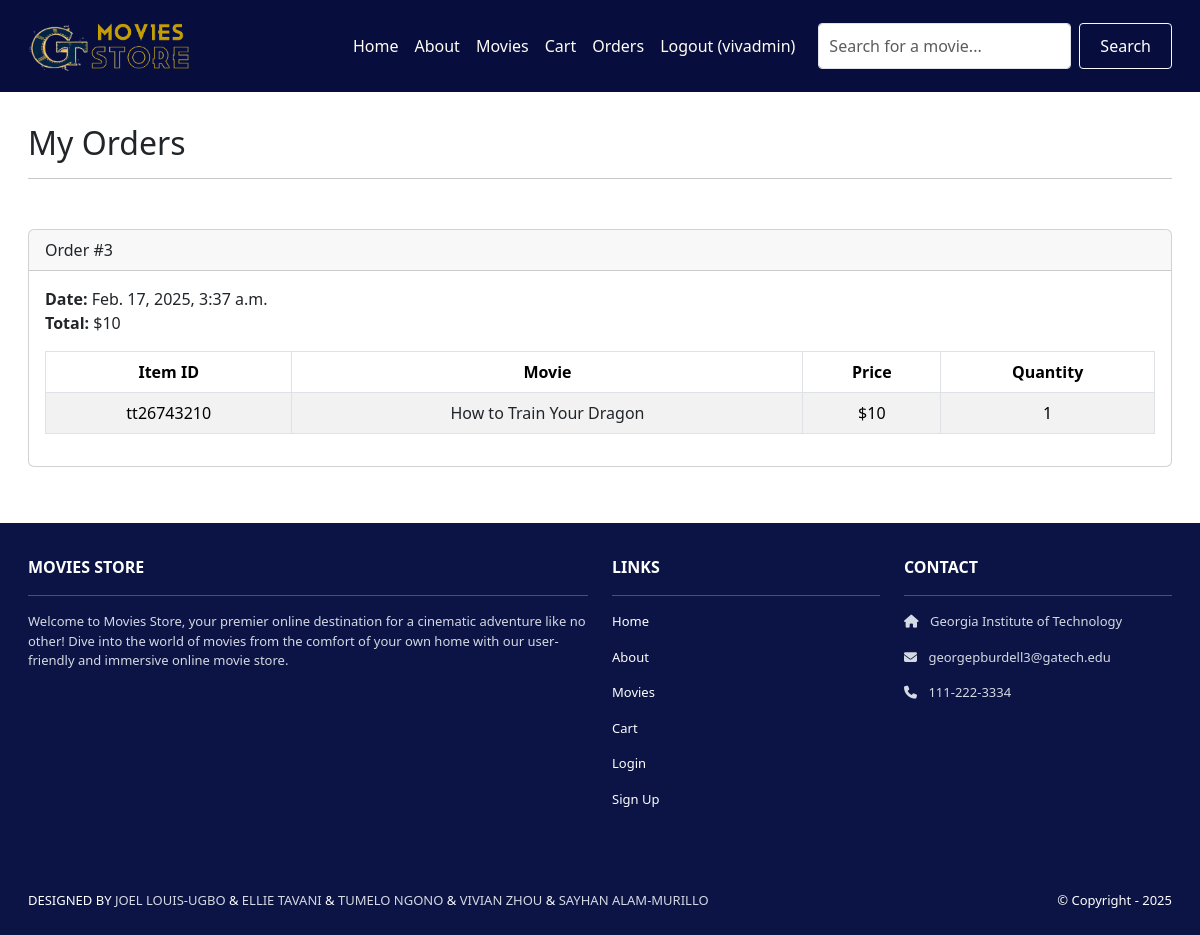
Page /accounts/orders/ (signed in) on the committed database.
### cart/models.py (models this page shows, shortened)
class Order(models.Model):
     id = models.AutoField(primary_key=True)
     total = models.IntegerField()
     date = models.DateTimeField(auto_now_add=True)
     user = models.ForeignKey(User,
        on_delete=models.CASCADE)

class Item(models.Model):
     id = models.AutoField(primary_key=True)
     price = models.IntegerField()
     quantity = models.IntegerField()
     order = models.ForeignKey(Order,
        on_delete=models.CASCADE)
     movie = models.ForeignKey(Movie,
        on_delete=models.CASCADE)

### moviepage/models.py (models this page shows, shortened)
class Movie(models.Model):
    title = models.CharField(max_length=255)
    year = models.CharField(max_length=4, null=True)
    rated = models.CharField(max_length=10, blank=True, null=True)
    released = models.CharField(max_length=20, blank=True, null=True)
    runtime = models.CharField(max_length=20, blank=True, null=True)
    genre = models.CharField(max_length=255, blank=True, null=True)
    director = models.CharField(max_length=255, blank=True, null=True)
    writer = models.CharField(max_length=255, blank=True, null=True)
    actors = models.TextField(blank=True, null=True)
    plot = models.TextField(blank=True, null=True)
    language = models.CharField(max_length=100, blank=True, null=True)
    country = models.CharField(max_length=100, blank=True, null=True)
    awards = models.TextField(blank=True, null=True)
    poster = models.URLField(blank=True, null=True)
    imdb_rating = models.CharField(max_length=5, blank=True, null=True)
    imdb_id = models.CharField(max_length=20, unique=True, null=True)
    created_at = models.DateTimeField(auto_now_add=True)
    updated_at = models.DateTimeField(auto_now=True)
    available = models.BooleanField(default=True)
    price = 10
    status = models.CharField(
        max_length=50,
        choices=[('active', 'Active'), ('archived', 'Archived')],
        default='active'
    )

### accounts/views.py (the view)
# urls.py: path('orders/', views.orders, name='accounts.orders'),
@login_required
def orders(request):
    template_data = {}
    template_data['title'] = 'Orders'
    template_data['orders'] = request.user.order_set.all()
    return render(request, 'accounts/orders.html',
    {'template_data': template_data})

### accounts/templates/accounts/orders.html
{% extends 'base.html' %}
{% block content %}
<div class="p-3">
  <div class="container">
    <div class="row mt-3">
      <div class="col mx-auto mb-3">
        <h2>My Orders</h2>
        <hr />
        {% for order in template_data.orders %}
        <div class="card mb-4">
          <div class="card-header">
            Order #{{ order.id }}
          </div>
          <div class="card-body">
            <b>Date:</b> {{ order.date }}<br />
            <b>Total:</b> ${{ order.total }}<br />
            <table class="table table-bordered
              table-striped text-center mt-3">
              <thead>
                <tr>
                  <th scope="col">Item ID</th>
                  <th scope="col">Movie</th>
                  <th scope="col">Price</th>
                  <th scope="col">Quantity</th>
                </tr>
              </thead>
              <tbody>
                {% for item in order.item_set.all %}
                <tr>
                  <td>{{ item.movie.imdb_id }}</td>
                  <td>
                    <a class="link-dark"
                      href="{% url 'movies.show'
                      id=item.movie.imdb_id %}">
                      {{ item.movie.title }}
                    </a>
                  </td>
                  <td>${{ item.movie.price }}</td>
                  <td>{{ item.quantity }}</td>
                </tr>
                {% endfor %}
              </tbody>
            </table>
          </div>
        </div>
        {% endfor %}
      </div>
    </div>
  </div>
</div>
{% endblock content %}

### GTmovies/templates/base.html (shortened to what this page needs)
<!DOCTYPE html>
<html lang="en">
{% load static %}
<head>
    <link href="https://cdn.jsdelivr.net/npm/bootstrap@5.3.3/dist/css/bootstrap.min.css" rel="stylesheet">
    <link rel="stylesheet" href="https://cdnjs.cloudflare.com/ajax/libs/font-awesome/6.1.1/css/all.min.css">
    <link rel="stylesheet" type="text/css" href="{% static 'css/style.css' %}">
</head>
<body>
<nav class="navbar navbar-dark bg-dark navbar-expand-lg p-3">
    <div class="container">
        <a class="navbar-brand" href="{% url 'home.index' %}">
            <img src="{% static 'img/logo.png' %}" alt="logo" height="50" />
        </a>
        <div class="collapse navbar-collapse" id="navbarNav">
            <ul class="navbar-nav ms-auto">
                <li class="nav-item"><a class="nav-link" href="{% url 'home.index' %}">Home</a></li>
                <li class="nav-item"><a class="nav-link" href="{% url 'home.about' %}">About</a></li>
                <li class="nav-item"><a class="nav-link" href="{% url 'movies.index' %}">Movies</a></li>
                <li class="nav-item"><a class="nav-link" href="{% url 'cart.index' %}">Cart</a></li>
                {% if user.is_authenticated %}
                <li class="nav-item"><a class="nav-link" href="{% url 'accounts.orders' %}">Orders</a></li>
                <li class="nav-item"><a class="nav-link" href="{% url 'accounts.logout' %}">Logout ({{ user.username }})</a></li>
                {% else %}
                <li class="nav-item"><a class="nav-link" href="{% url 'accounts.login' %}">Login</a></li>
                <li class="nav-item"><a class="nav-link" href="{% url 'accounts.signup' %}">Sign Up</a></li>
                {% endif %}
            </ul>
            <form method="get" action="{% url 'moviepage.search_movie' %}" class="d-flex mt-2 mt-lg-0">
                <input class="form-control me-2" type="text" name="query" placeholder="Search for a movie..." aria-label="Search">
                <button class="btn btn-outline-light" type="submit">Search</button>
            </form>
        </div>
    </div>
</nav>
<div class="content-wrapper">
    {% block content %}
    {% endblock content %}
</div>
<section class="p-3 ms-footer">
    <div class="container">
        <div class="row mt-3 text-white">
            <div class="col-md-6 col-lg-6 col-xl-6 mx-auto mb-4">
                <b>MOVIES STORE</b>
                <hr />
                <p>Welcome to Movies Store, your premier online destination for a cinematic adventure like no other!
                    Dive into the world of movies from the comfort of your own home with our user-friendly
                    and immersive online movie store.</p>
            </div>
            <div class="col-md-3 col-lg-3 col-xl-3 mx-auto mb-4">
                <b>LINKS</b>
                <hr />
                <p><a class="nav-link text-white" href="{% url 'home.index' %}">Home</a></p>
                <p><a class="nav-link text-white" href="{% url 'home.about' %}">About</a></p>
                <p><a class="nav-link text-white" href="{% url 'movies.index' %}">Movies</a></p>
                <p><a class="nav-link text-white" href="{% url 'cart.index' %}">Cart</a></p>
                <p><a class="nav-link text-white" href="{% url 'accounts.login' %}">Login</a></p>
                <p><a class="nav-link text-white" href="{% url 'accounts.signup' %}">Sign Up</a></p>
            </div>
            <div class="col-md-3 col-lg-3 col-xl-3 mx-auto mb-4">
                <b>CONTACT</b>
                <hr />
                <p><i class="fas fa-home me-2"></i> Georgia Institute of Technology</p>
                <p><i class="fas fa-envelope me-2"></i> georgepburdell3@gatech.edu</p>
                <p><i class="fas fa-phone me-2"></i> 111-222-3334</p>
            </div>
        </div>
    </div>
</section>
<section class="p-3 ms-footer-bottom">
    <div class="container d-flex justify-content-between">
        <div class="me-5 text-white">
              <span>DESIGNED BY
                  <a href="https://github.com/jlouisugbo/" target="_blank">JOEL LOUIS-UGBO</a> &
                  <a href="https://github.com/elliet28/" target="_blank">ELLIE TAVANI</a> &
                  <a href="https://github.com/TumeloN1/" target="_blank">TUMELO NGONO</a> &
                  <a href="https://github.com/vivvzhou/" target="_blank">VIVIAN ZHOU</a> &
                  <a href="https://github.com/salammurillo/" target="_blank">SAYHAN ALAM-MURILLO</a>
              </span>
        </div>
        <div class="text-white">
            <span>© Copyright - 2025</span>
        </div>
    </div>
</section>
</body>
</html>

### GTmovies/static/css/style.css (style rules this page uses)
html, body { height: 100%; margin: 0; padding: 0; }
.container { max-width: 1250px; }
.card { margin-top: 50px; }
.bg-dark { background-color: #070e3d !important; }
.navbar { background-color: #070e3d !important; }
.navbar a.nav-link { color: #FFFEF6 !important; }
.navbar-nav { padding-right: 15px; }
.ms-footer, .ms-footer-bottom { background-color: #0b1444 !important; color: white; }
.ms-footer p { color: #d5d9e3; font-size: 13px; }
.ms-footer-bottom span { font-size: 13px; line-height: 38px; }
.ms-footer-bottom a { color: #d5d9e3; text-decoration: none; }
.btn { background-color: #070e3d !important; color: white; border-radius: 0.25rem; padding: 10px 20px; width: 100%; text-align: center; font-size: 1rem; }
.search-btn .form-control, .btn { height: fit-content; display: flex; width: fit-content; }
.form-control { border-radius: 0.25rem; padding: 10px; }
.text-center a { color: #FFD700; text-decoration: none; }
.mt-2 { justify-content: center; align-items: center; }

### GTmovies/templates/base.html (style rules this page uses)
html, body { height: 100vh; display: flex; flex-direction: column; margin: 0; }
.content-wrapper { flex: 1; }
.ms-footer { background: #343a40; color: white; padding: 30px 0; }
.ms-footer-bottom { background: #212529; color: white; padding: 15px 0; text-align: center; }

### rows in the picture
Order: id "3", date "Feb. 17, 2025, 3:37 a.m.", total "10"
Item: movie.imdb_id "tt26743210", movie "How to Train Your Dragon", movie.price "10", quantity "1"

### other values in the picture
{{ user.username }} "vivadmin"
